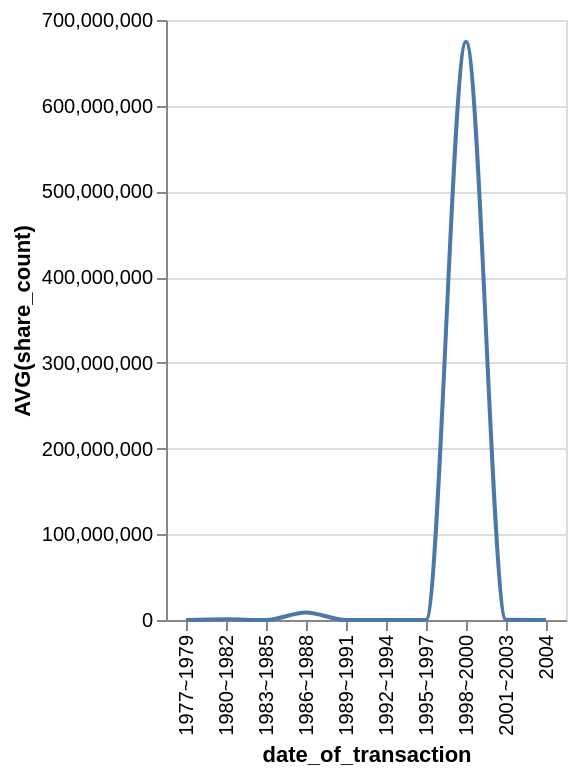

Write a Vega-Lite specification for this figure.
### Vega-Lite specification from a JSON file in a GitHub repository (floating-point values rounded to 4 significant figures)
{"data": {"values": [{"x_data": "1977~1979", "y_data": 3170}, {"x_data": "1980~1982", "y_data": 827400.0}, {"x_data": "1983~1985", "y_data": 1669}, {"x_data": "1986~1988", "y_data": 8718572}, {"x_data": "1989~1991", "y_data": 1522}, {"x_data": "1992~1994", "y_data": 0}, {"x_data": "1995~1997", "y_data": 93191}, {"x_data": "1998~2000", "y_data": 674529892}, {"x_data": "2001~2003", "y_data": 212687}, {"x_data": "2004", "y_data": 96178}]}, "mark": {"type": "line", "interpolate": "monotone"}, "encoding": {"x": {"field": "x_data", "type": "nominal", "title": "date_of_transaction", "sort": "ascending"}, "y": {"field": "y_data", "type": "quantitative", "title": "AVG(share_count)"}}}
